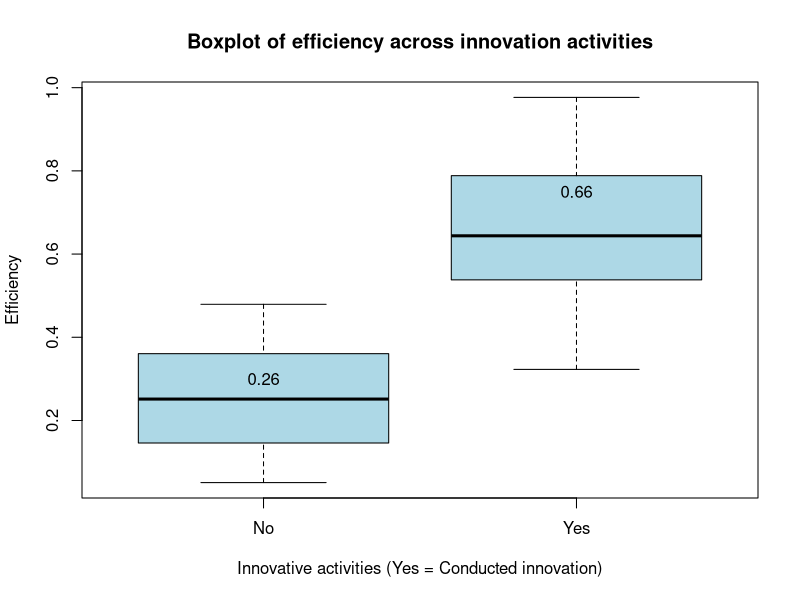

Reproduce this figure in R.

## boxplot across R&D, fake data
Yes <- data.frame(cbind(as.numeric(runif(54,min=0.3, max=0.98)), rep("Yes", 54)))
head(Yes)
No <- data.frame(cbind(as.numeric(runif(326,min=0.05, max=0.48)), rep("No", 326)))
RnD_dat_eff<-data.frame(rbind(Yes, No))


colnames(RnD_dat_eff)
str(RnD_dat_eff)

RnD_dat_eff_1<- transform(RnD_dat_eff, X1=as.numeric(X1))
str(RnD_dat_eff_1)
head(RnD_dat_eff_1)



png("./imgmehdi1/boxplot_eff_R&D_alaki.png", width = 960, height = 500, res = 100)
boxplot(RnD_dat_eff_1$X1 ~ RnD_dat_eff_1$X2,
        xlab = "Innovative activities (Yes = Conducted innovation)", ylab = "Efficiency", 
        col = "lightblue", outline = F)
title("Boxplot of efficiency across innovation activities")

text(1, 0.3, round(with(RnD_dat_eff_1, tapply(X1, X2, mean, na.rm = T))[1],
                   2))
text(2, 0.75, round(with(RnD_dat_eff_1, tapply(X1, X2, mean, na.rm = T))[2],
                    2))

dev.off()
